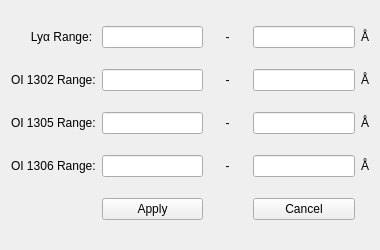
<?xml version="1.0" encoding="UTF-8"?>
<ui version="4.0">
 <class>rangeDialog</class>
 <widget class="QDialog" name="rangeDialog">
  <property name="geometry">
   <rect>
    <x>0</x>
    <y>0</y>
    <width>380</width>
    <height>250</height>
   </rect>
  </property>
  <property name="minimumSize">
   <size>
    <width>380</width>
    <height>250</height>
   </size>
  </property>
  <property name="maximumSize">
   <size>
    <width>380</width>
    <height>250</height>
   </size>
  </property>
  <property name="windowTitle">
   <string>Edit Ranges</string>
  </property>
  <property name="layoutDirection">
   <enum>Qt::LeftToRight</enum>
  </property>
  <layout class="QGridLayout" name="gridLayout">
   <item row="3" column="1">
    <widget class="QLineEdit" name="minOI6">
     <property name="toolTip">
      <string>OI 1306 Minimum</string>
     </property>
     <property name="statusTip">
      <string/>
     </property>
     <property name="whatsThis">
      <string/>
     </property>
    </widget>
   </item>
   <item row="5" column="3">
    <widget class="QPushButton" name="cancelRange">
     <property name="focusPolicy">
      <enum>Qt::NoFocus</enum>
     </property>
     <property name="toolTip">
      <string>Keep previous wavelength ranges</string>
     </property>
     <property name="statusTip">
      <string/>
     </property>
     <property name="whatsThis">
      <string/>
     </property>
     <property name="text">
      <string>Cancel</string>
     </property>
    </widget>
   </item>
   <item row="2" column="0">
    <widget class="QLabel" name="rangeLabelOI5">
     <property name="toolTip">
      <string>Wavelength range for OI 1305</string>
     </property>
     <property name="statusTip">
      <string/>
     </property>
     <property name="whatsThis">
      <string/>
     </property>
     <property name="text">
      <string>OI 1305 Range:</string>
     </property>
    </widget>
   </item>
   <item row="1" column="2">
    <widget class="QLabel" name="dashOI2">
     <property name="text">
      <string>     -     </string>
     </property>
    </widget>
   </item>
   <item row="1" column="1">
    <widget class="QLineEdit" name="minOI2">
     <property name="toolTip">
      <string>OI 1302 Minimum</string>
     </property>
     <property name="statusTip">
      <string/>
     </property>
     <property name="whatsThis">
      <string/>
     </property>
    </widget>
   </item>
   <item row="3" column="4">
    <widget class="QLabel" name="angOI6">
     <property name="text">
      <string>Å</string>
     </property>
    </widget>
   </item>
   <item row="3" column="0">
    <widget class="QLabel" name="rangeLabelOI6">
     <property name="toolTip">
      <string>Wavelength range for OI 1306</string>
     </property>
     <property name="statusTip">
      <string/>
     </property>
     <property name="whatsThis">
      <string/>
     </property>
     <property name="text">
      <string>OI 1306 Range:</string>
     </property>
    </widget>
   </item>
   <item row="0" column="2">
    <widget class="QLabel" name="dashLyA">
     <property name="layoutDirection">
      <enum>Qt::LeftToRight</enum>
     </property>
     <property name="text">
      <string>     -     </string>
     </property>
    </widget>
   </item>
   <item row="0" column="0">
    <widget class="QLabel" name="rangeLabelLyA">
     <property name="toolTip">
      <string>Wavelength range for Lyman Alpha</string>
     </property>
     <property name="statusTip">
      <string/>
     </property>
     <property name="whatsThis">
      <string/>
     </property>
     <property name="text">
      <string>      Lyα Range:</string>
     </property>
    </widget>
   </item>
   <item row="2" column="2">
    <widget class="QLabel" name="dashOI5">
     <property name="text">
      <string>     -     </string>
     </property>
    </widget>
   </item>
   <item row="0" column="1">
    <widget class="QLineEdit" name="minLyA">
     <property name="focusPolicy">
      <enum>Qt::StrongFocus</enum>
     </property>
     <property name="acceptDrops">
      <bool>true</bool>
     </property>
     <property name="toolTip">
      <string>Lyα Minimum</string>
     </property>
     <property name="statusTip">
      <string/>
     </property>
     <property name="whatsThis">
      <string/>
     </property>
    </widget>
   </item>
   <item row="2" column="4">
    <widget class="QLabel" name="angOI5">
     <property name="text">
      <string>Å</string>
     </property>
    </widget>
   </item>
   <item row="1" column="3">
    <widget class="QLineEdit" name="maxOI2">
     <property name="toolTip">
      <string>OI 1302 Maximum</string>
     </property>
     <property name="statusTip">
      <string/>
     </property>
     <property name="whatsThis">
      <string/>
     </property>
    </widget>
   </item>
   <item row="5" column="1">
    <widget class="QPushButton" name="applyRange">
     <property name="focusPolicy">
      <enum>Qt::NoFocus</enum>
     </property>
     <property name="toolTip">
      <string>Apply the changes made above</string>
     </property>
     <property name="statusTip">
      <string/>
     </property>
     <property name="whatsThis">
      <string/>
     </property>
     <property name="text">
      <string>Apply</string>
     </property>
    </widget>
   </item>
   <item row="3" column="3">
    <widget class="QLineEdit" name="maxOI6">
     <property name="toolTip">
      <string>OI 1306 Maximum</string>
     </property>
     <property name="statusTip">
      <string/>
     </property>
     <property name="whatsThis">
      <string/>
     </property>
    </widget>
   </item>
   <item row="0" column="4">
    <widget class="QLabel" name="angLyA">
     <property name="text">
      <string>Å</string>
     </property>
    </widget>
   </item>
   <item row="3" column="2">
    <widget class="QLabel" name="dashOI6">
     <property name="text">
      <string>     -     </string>
     </property>
    </widget>
   </item>
   <item row="2" column="1">
    <widget class="QLineEdit" name="minOI5">
     <property name="toolTip">
      <string>OI 1305 Minimum</string>
     </property>
     <property name="statusTip">
      <string/>
     </property>
     <property name="whatsThis">
      <string/>
     </property>
    </widget>
   </item>
   <item row="0" column="3">
    <widget class="QLineEdit" name="maxLyA">
     <property name="toolTip">
      <string>Lyα Maximum</string>
     </property>
     <property name="statusTip">
      <string/>
     </property>
     <property name="whatsThis">
      <string/>
     </property>
    </widget>
   </item>
   <item row="1" column="0">
    <widget class="QLabel" name="rangeLabelOI2">
     <property name="toolTip">
      <string>Wavelength range for OI 1302</string>
     </property>
     <property name="statusTip">
      <string/>
     </property>
     <property name="whatsThis">
      <string/>
     </property>
     <property name="text">
      <string>OI 1302 Range:</string>
     </property>
    </widget>
   </item>
   <item row="2" column="3">
    <widget class="QLineEdit" name="maxOI5">
     <property name="toolTip">
      <string>OI 1305 Maximum</string>
     </property>
     <property name="statusTip">
      <string/>
     </property>
     <property name="whatsThis">
      <string/>
     </property>
    </widget>
   </item>
   <item row="1" column="4">
    <widget class="QLabel" name="angOI2">
     <property name="text">
      <string>Å</string>
     </property>
    </widget>
   </item>
  </layout>
 </widget>
 <tabstops>
  <tabstop>minLyA</tabstop>
  <tabstop>maxLyA</tabstop>
  <tabstop>minOI2</tabstop>
  <tabstop>maxOI2</tabstop>
  <tabstop>minOI5</tabstop>
  <tabstop>maxOI5</tabstop>
  <tabstop>minOI6</tabstop>
  <tabstop>maxOI6</tabstop>
 </tabstops>
 <resources/>
 <connections/>
</ui>
